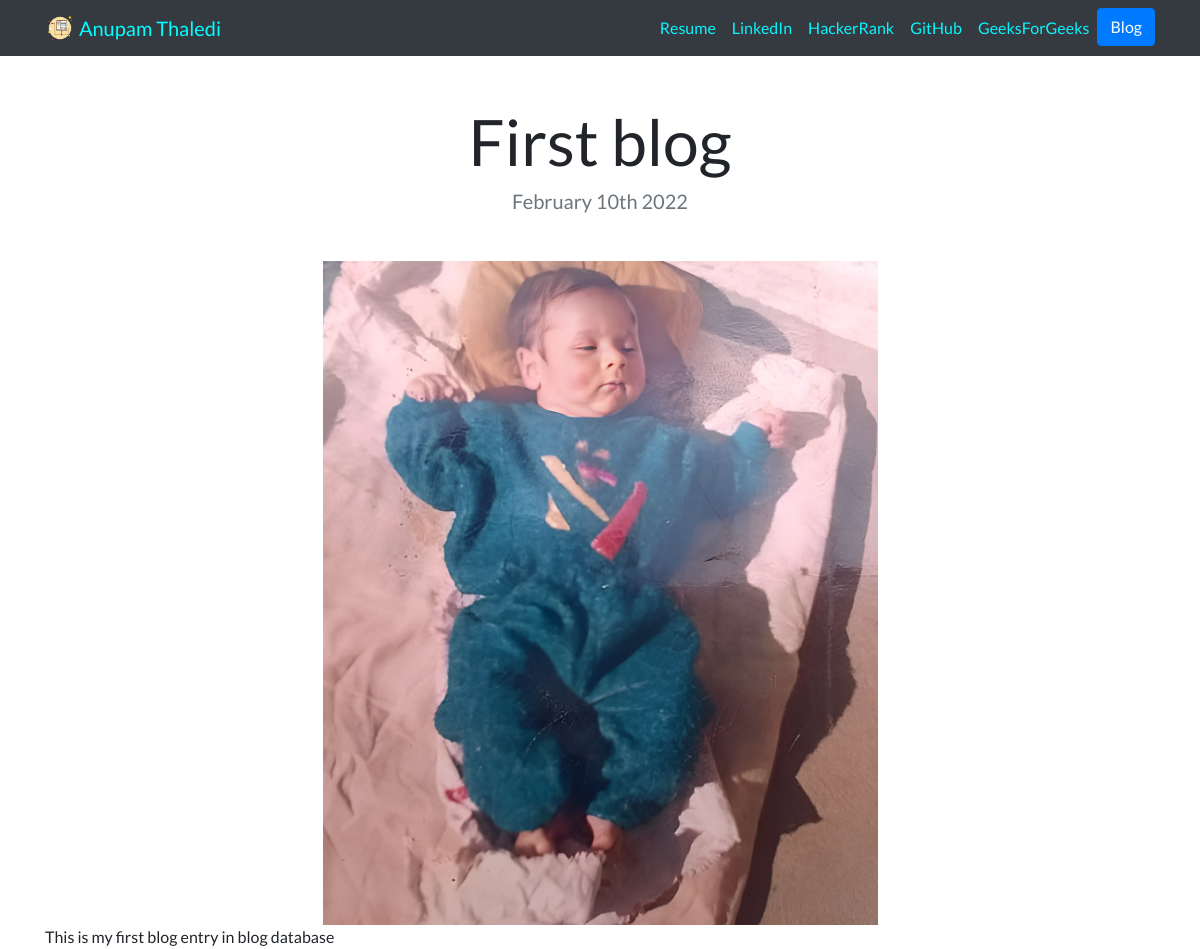
The page /blog/1 on the database its author committed.
### blog/models.py (models this page shows, shortened)
class Blog(models.Model):
    title=models.CharField(max_length=100)
    date=models.DateField()
    description=models.TextField(max_length=500)
    image=models.ImageField(upload_to='blog/images/')
    url=models.URLField(blank=True)

### blog/views.py (the view)
# urls.py: path('<int:blog_id>', views.detail, name= "detail"),
def detail(request, blog_id):
    blog=get_object_or_404(Blog,pk=blog_id)
    return render(request, 'blog/detail.html',{'blog':blog})

### blog/templates/blog/detail.html (shortened to what this page needs)
{% extends 'portfolio/base.html' %}
{% load static %}
{% block content %}
   <h3 class="text-center mt-5" id="blogdetailtitle">{{ blog.title }}</h3>
   <h5 class="text-center text-muted mb-5">{{ blog.date|date:'F jS Y' }}</h5>
   <img src="{{ blog.image.url }}" class="blogImg">
      {{ blog.description|safe }}
      <br>
{% endblock %}

### portfolio/static/portfolio/custom.css (style rules this page uses)
body { font-family: 'Lato', sans-serif; }
.blogImg { display: block; margin-left: auto; margin-right: auto; width: 50%; }
@media (min-width: 992px) { #blogdetailtitle { font-size: 4rem; } }

### rows shown on the page
Blog: title "First blog", date "February 10th 2022", image (picture), description "This is my first blog entry in blog database"
